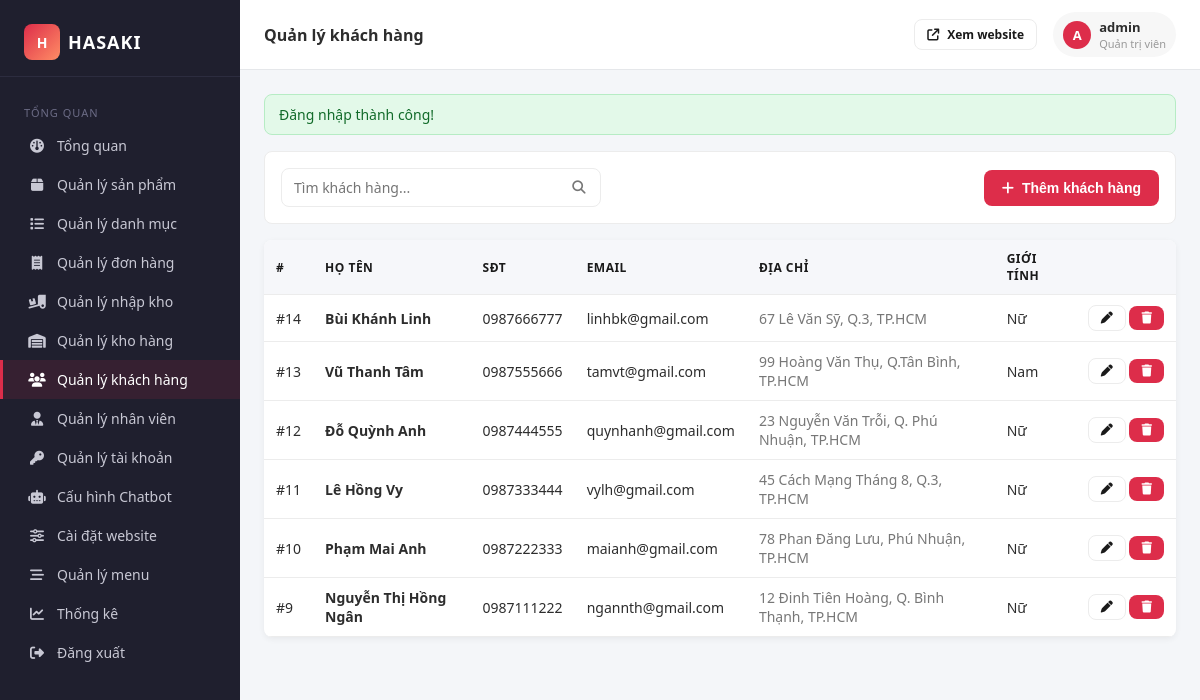
/admin/customers.php (signed in), run on an earlier commit of the app's database.
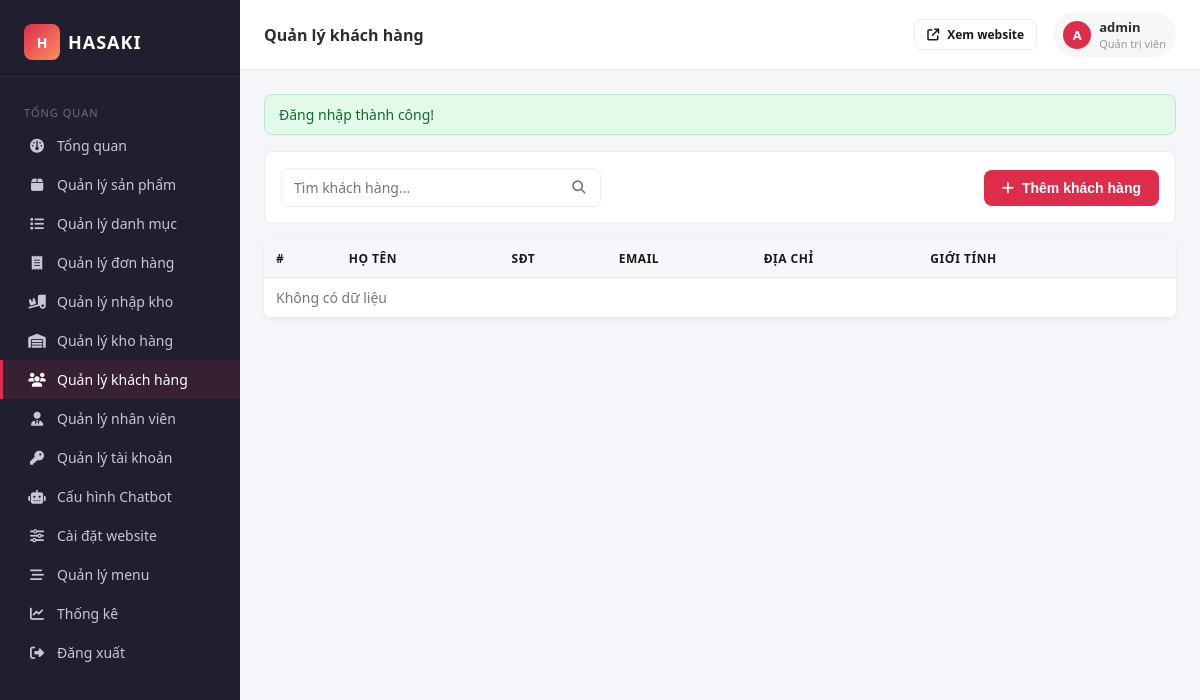
And on a later commit of the database.
### tables this page shows
CREATE TABLE `khachhang` (
  `MaKhachHang` int NOT NULL,
  `TenKhachHang` varchar(100) NOT NULL,
  `DiaChi` varchar(255) DEFAULT NULL,
  `SDT` varchar(15) DEFAULT NULL,
  `Email` varchar(100) DEFAULT NULL,
  `GioiTinh` varchar(10) DEFAULT NULL,
  `MaTaiKhoan` int DEFAULT NULL,
  `NgayDangKy` datetime DEFAULT CURRENT_TIMESTAMP
);

### src/helpers/functions.php (called while the page is built, shortened)
<?php
function e(?string $value): string {
    return htmlspecialchars($value ?? '', ENT_QUOTES, 'UTF-8');
}
function url(string $path = ''): string {
    return BASE_URL . '/' . ltrim($path, '/');
}
function asset(string $path): string {
    return BASE_URL . '/assets/' . ltrim($path, '/');
}
function flash_success(): ?string {
    if (isset($_SESSION['flash_success'])) {
        $msg = $_SESSION['flash_success'];
        return $msg;
    }
    return null;
}

### config/database.php (called while the page is built, shortened)
<?php
class Database {
    private static ?PDO $pdo = null;
    public static function getConnection(): PDO {
        if (self::$pdo === null) {
            $dsn = 'mysql:host=' . DB_HOST . ';dbname=' . DB_NAME . ';charset=' . DB_CHARSET;
            $options = [
                PDO::ATTR_ERRMODE              => PDO::ERRMODE_EXCEPTION,
                PDO::ATTR_DEFAULT_FETCH_MODE   => PDO::FETCH_ASSOC,
                PDO::ATTR_EMULATE_PREPARES     => false,
                PDO::MYSQL_ATTR_INIT_COMMAND   => "SET NAMES utf8mb4 COLLATE utf8mb4_unicode_ci",
            ];
            self::$pdo = new PDO($dsn, DB_USER, DB_PASS, $options);
        }
        return self::$pdo;
    }
}

### src/Business/CustomerBLL.php (called while the page is built, shortened)
<?php
require_once __DIR__ . '/../DataAccess/CustomerDAL.php';
class CustomerBLL {
    private CustomerDAL $dal;
    public function __construct() { $this->dal = new CustomerDAL(); }
    public function getAll(): array { return $this->dal->getAll(); }
}

### src/DataAccess/BaseDAL.php (called while the page is built, shortened)
<?php
require_once __DIR__ . '/../../config/database.php';
abstract class BaseDAL {
    public function __construct() {
        $this->db = Database::getConnection();
    }
}

### src/DataAccess/CustomerDAL.php (called while the page is built, shortened)
<?php
require_once __DIR__ . '/BaseDAL.php';
class CustomerDAL extends BaseDAL {
    public function getAll(): array {
        $stmt = $this->db->query("SELECT * FROM KhachHang ORDER BY MaKhachHang DESC");
        return $stmt->fetchAll();
    }
}

### public/admin/customers.php (the view, shortened to what this page needs)
<?php
require_once __DIR__ . '/../../config/config.php';
require_once __DIR__ . '/../../src/Business/CustomerBLL.php';
$page_title = 'Quản lý khách hàng';
$bll = new CustomerBLL();
$keyword = trim($_GET['q'] ?? '');
$rows = $keyword !== '' ? $bll->search($keyword) : $bll->getAll();
require __DIR__ . '/includes/layout-top.php';
?>
<div class="toolbar">
  <form class="search" method="get">
    <input type="text" name="q" placeholder="Tìm khách hàng..." value="<?= e($keyword) ?>">
    <button><i class="fa-solid fa-magnifying-glass"></i></button>
  </form>
  <button class="btn" data-modal-open="modal-create"><i class="fa-solid fa-plus"></i> Thêm khách hàng</button>
</div>
<table class="table">
  <thead><tr><th>#</th><th>Họ tên</th><th>SĐT</th><th>Email</th><th>Địa chỉ</th><th>Giới tính</th><th></th></tr></thead>
  <tbody>
    <?php if (empty($rows)): ?>
      <tr><td colspan="7" class="text-center muted">Không có dữ liệu</td></tr>
    <?php else: foreach ($rows as $r): ?>
      <tr>
        <td>#<?= (int)$r['MaKhachHang'] ?></td>
        <td><strong><?= e($r['TenKhachHang']) ?></strong></td>
        <td><?= e($r['SDT']) ?></td>
        <td><?= e($r['Email']) ?></td>
        <td class="muted"><?= e($r['DiaChi']) ?></td>
        <td><?= e($r['GioiTinh']) ?></td>
        <td class="actions">
          <a class="btn-outline btn btn-sm" href="?action=edit&id=<?= (int)$r['MaKhachHang'] ?>"><i class="fa-solid fa-pen"></i></a>
          <a class="btn-danger btn btn-sm" href="?action=delete&id=<?= (int)$r['MaKhachHang'] ?>" data-confirm="Xóa khách hàng này?"><i class="fa-solid fa-trash"></i></a>
        </td>
      </tr>
    <?php endforeach; endif; ?>
  </tbody>
</table>
<?php require __DIR__ . '/includes/layout-bottom.php'; ?>

### public/admin/includes/layout-top.php (shortened to what this page needs)
<?php
$current = basename($_SERVER['PHP_SELF']);
$menu = [
  ['Tổng quan',         'index.php',           'fa-gauge'],
  ['Quản lý sản phẩm',  'products.php',        'fa-box'],
  ['Quản lý danh mục',  'categories.php',      'fa-list'],
  ['Quản lý đơn hàng',  'invoices.php',        'fa-receipt'],
  ['Quản lý nhập kho',  'import-invoices.php', 'fa-truck-ramp-box'],
  ['Quản lý kho hàng',  'warehouse.php',       'fa-warehouse'],
  ['Quản lý khách hàng','customers.php',       'fa-users'],
  ['Quản lý nhân viên', 'employees.php',       'fa-user-tie'],
  ['Quản lý tài khoản', 'accounts.php',        'fa-key'],
  ['Cấu hình Chatbot',  'chatbot.php',         'fa-robot'],
  ['Cài đặt website',   'settings.php',        'fa-sliders'],
  ['Quản lý menu',      'menus.php',           'fa-bars-staggered'],
  ['Thống kê',          'stats.php',           'fa-chart-line'],
];
$page_title = $page_title ?? 'Hasaki Admin';
?><!DOCTYPE html>
<html lang="vi">
<head>
  <link rel="stylesheet" href="<?= asset('css/tailwind.css') ?>">
  <link rel="stylesheet" href="<?= asset('css/admin.css') ?>">
  <link rel="stylesheet" href="https://cdnjs.cloudflare.com/ajax/libs/font-awesome/6.4.0/css/all.min.css">
</head>
<body>
<div class="admin-shell">
  <aside class="admin-sidebar">
    <div class="brand">
      <div class="logo">H</div>
      <div class="name">HASAKI</div>
    </div>
    <div class="nav-group-title">Tổng quan</div>
    <nav class="nav">
      <?php foreach ($menu as [$label, $file, $icon]): ?>
        <a href="<?= url('admin/' . $file) ?>" class="nav-item <?= $current === $file ? 'active' : '' ?>">
          <span class="icon"><i class="fa-solid <?= $icon ?>"></i></span>
          <?= e($label) ?>
        </a>
      <?php endforeach; ?>
      <a href="<?= url('logout.php') ?>" class="nav-item">
        <span class="icon"><i class="fa-solid fa-right-from-bracket"></i></span>
        Đăng xuất
      </a>
    </nav>
  </aside>
  <main class="admin-main">
    <header class="admin-topbar">
      <div class="page-title"><?= e($page_title) ?></div>
      <div class="topbar-right">
        <a href="<?= url('index.php') ?>" target="_blank" class="btn-outline btn btn-sm"><i class="fa-solid fa-arrow-up-right-from-square"></i> Xem website</a>
        <div class="user-chip">
          <div class="avatar"><?= mb_strtoupper(mb_substr($_SESSION['display_name'] ?? 'A', 0, 1)) ?></div>
          <div>
            <div style="font-weight:600;font-size:13px"><?= e($_SESSION['display_name'] ?? '') ?></div>
            <div style="font-size:11px;color:#999"><?= e($_SESSION['role_name'] ?? '') ?></div>
          </div>
        </div>
      </div>
    </header>
    <div class="admin-content">
      <?php if ($msg = flash_success()): ?><div class="alert alert-success"><?= e($msg) ?></div><?php endif; ?>

### public/admin/includes/layout-bottom.php (shortened to what this page needs)
    </div>
  </main>
</div>
</body>
</html>

What changed in the data, as far as the page shows it:
removed khachhang: MaKhachHang "14", TenKhachHang "Bùi Khánh Linh", SDT "0987666777", Email "linhbk@gmail.com", DiaChi "67 Lê Văn Sỹ, Q.3, TP.HCM", GioiTinh "Nữ"
removed khachhang: MaKhachHang "13", TenKhachHang "Vũ Thanh Tâm", SDT "0987555666", Email "tamvt@gmail.com", DiaChi "99 Hoàng Văn Thụ, Q.Tân Bình, TP.HCM", GioiTinh "Nam"
removed khachhang: MaKhachHang "12", TenKhachHang "Đỗ Quỳnh Anh", SDT "0987444555", Email "quynhanh@gmail.com", DiaChi "23 Nguyễn Văn Trỗi, Q. Phú Nhuận, TP.HCM", GioiTinh "Nữ"
removed khachhang: MaKhachHang "11", TenKhachHang "Lê Hồng Vy", SDT "0987333444", Email "vylh@gmail.com", DiaChi "45 Cách Mạng Tháng 8, Q.3, TP.HCM", GioiTinh "Nữ"
removed khachhang: MaKhachHang "10", TenKhachHang "Phạm Mai Anh", SDT "0987222333", Email "maianh@gmail.com", DiaChi "78 Phan Đăng Lưu, Phú Nhuận, TP.HCM", GioiTinh "Nữ"
removed khachhang: MaKhachHang "9", TenKhachHang "Nguyễn Thị Hồng Ngân", SDT "0987111222", Email "ngannth@gmail.com", DiaChi "12 Đinh Tiên Hoàng, Q. Bình Thạnh, TP.HCM", GioiTinh "Nữ"
Also different on the page:
text now shown: "Không có dữ liệu"
